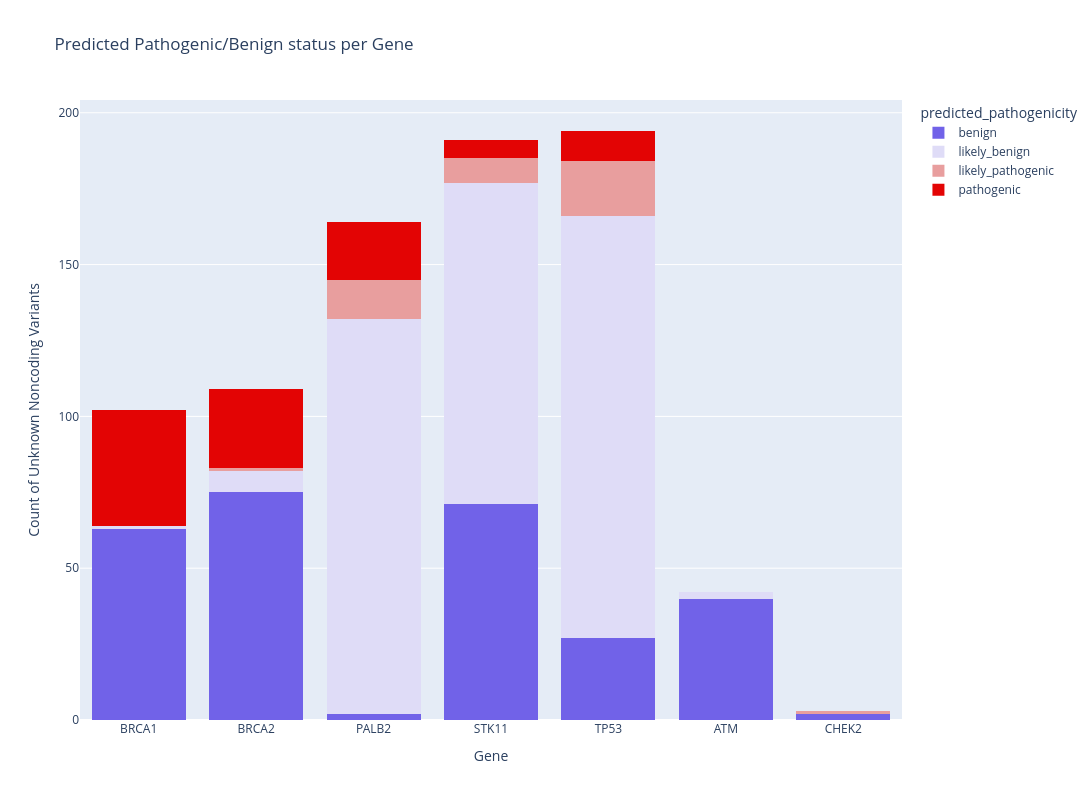

The notebook cell saved with this chart:
### Code cell
fig_bygene = px.histogram(
    unknown_predictions_df,
    x="Gene_Symbol",
    color="predicted_pathogenicity",
    title="Predicted Pathogenic/Benign status per Gene",
    labels={"Gene_Symbol": "Gene", "count": "Number of Variants"},
    category_orders={"predicted_pathogenicity": ["benign", "likely_benign", "likely_pathogenic", "pathogenic"]},
    color_discrete_map=color_map,
    barmode="stack"
)
fig_bygene.update_layout( yaxis_title="Count of Unknown Noncoding Variants",width=1200,height=800)
fig_bygene.show()

### Figure 1 — Plotly figure (JSON) as saved in the notebook; plotly's stock layout.template omitted (floating-point values rounded to 4 significant figures; data arrays with more than 128 entries replaced by an {"elided": "..."} marker saying what was removed)
{"data": [{"bingroup": "x", "hovertemplate": "predicted_pathogenicity=benign<br>Gene=%{x}<br>count=%{y}<extra></extra>", "legendgroup": "benign", "marker": {"color": "#7162e8", "pattern": {"shape": ""}}, "name": "benign", "orientation": "v", "showlegend": true, "x": {"elided": "280 str values"}, "xaxis": "x", "yaxis": "y", "type": "histogram"}, {"bingroup": "x", "hovertemplate": "predicted_pathogenicity=likely_benign<br>Gene=%{x}<br>count=%{y}<extra></extra>", "legendgroup": "likely_benign", "marker": {"color": "#dfdcf7", "pattern": {"shape": ""}}, "name": "likely_benign", "orientation": "v", "showlegend": true, "x": {"elided": "385 str values"}, "xaxis": "x", "yaxis": "y", "type": "histogram"}, {"bingroup": "x", "hovertemplate": "predicted_pathogenicity=likely_pathogenic<br>Gene=%{x}<br>count=%{y}<extra></extra>", "legendgroup": "likely_pathogenic", "marker": {"color": "#e89e9e", "pattern": {"shape": ""}}, "name": "likely_pathogenic", "orientation": "v", "showlegend": true, "x": ["BRCA2", "PALB2", "PALB2", "PALB2", "PALB2", "PALB2", "PALB2", "PALB2", "PALB2", "PALB2", "PALB2", "PALB2", "PALB2", "PALB2", "STK11", "STK11", "STK11", "STK11", "STK11", "STK11", "STK11", "STK11", "TP53", "TP53", "TP53", "TP53", "TP53", "TP53", "TP53", "TP53", "TP53", "TP53", "TP53", "TP53", "TP53", "TP53", "TP53", "TP53", "TP53", "TP53", "CHEK2"], "xaxis": "x", "yaxis": "y", "type": "histogram"}, {"bingroup": "x", "hovertemplate": "predicted_pathogenicity=pathogenic<br>Gene=%{x}<br>count=%{y}<extra></extra>", "legendgroup": "pathogenic", "marker": {"color": "#e30404", "pattern": {"shape": ""}}, "name": "pathogenic", "orientation": "v", "showlegend": true, "x": ["BRCA1", "BRCA1", "BRCA1", "BRCA1", "BRCA1", "BRCA1", "BRCA1", "BRCA1", "BRCA1", "BRCA1", "BRCA1", "BRCA1", "BRCA1", "BRCA1", "BRCA1", "BRCA1", "BRCA1", "BRCA1", "BRCA1", "BRCA1", "BRCA1", "BRCA1", "BRCA1", "BRCA1", "BRCA1", "BRCA1", "BRCA1", "BRCA1", "BRCA1", "BRCA1", "BRCA1", "BRCA1", "BRCA1", "BRCA1", "BRCA1", "BRCA1", "BRCA1", "BRCA1", "BRCA2", "BRCA2", "BRCA2", "BRCA2", "BRCA2", "BRCA2", "BRCA2", "BRCA2", "BRCA2", "BRCA2", "BRCA2", "BRCA2", "BRCA2", "BRCA2", "BRCA2", "BRCA2", "BRCA2", "BRCA2", "BRCA2", "BRCA2", "BRCA2", "BRCA2", "BRCA2", "BRCA2", "BRCA2", "BRCA2", "PALB2", "PALB2", "PALB2", "PALB2", "PALB2", "PALB2", "PALB2", "PALB2", "PALB2", "PALB2", "PALB2", "PALB2", "PALB2", "PALB2", "PALB2", "PALB2", "PALB2", "PALB2", "PALB2", "STK11", "STK11", "STK11", "STK11", "STK11", "STK11", "TP53", "TP53", "TP53", "TP53", "TP53", "TP53", "TP53", "TP53", "TP53", "TP53"], "xaxis": "x", "yaxis": "y", "type": "histogram"}], "layout": {"xaxis": {"anchor": "y", "domain": [0.0, 1.0], "title": {"text": "Gene"}}, "yaxis": {"anchor": "x", "domain": [0.0, 1.0], "title": {"text": "Count of Unknown Noncoding Variants"}}, "legend": {"title": {"text": "predicted_pathogenicity"}, "tracegroupgap": 0}, "title": {"text": "Predicted Pathogenic/Benign status per Gene"}, "barmode": "stack", "width": 1200, "height": 800}}
